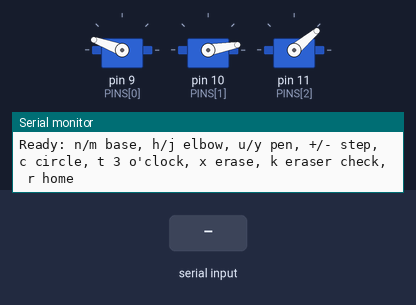
A sketch run on a simulated Arduino Mega 2560, built with avr-gcc and run on an emulated ATmega2560. Shown: 3 × servo, the last lines printed to the serial monitor. Inputs (shaded band) come from the test bench.

Above: at 1.2 s.
1.3 s: "k\n" received over Serial
At 3.9 s:
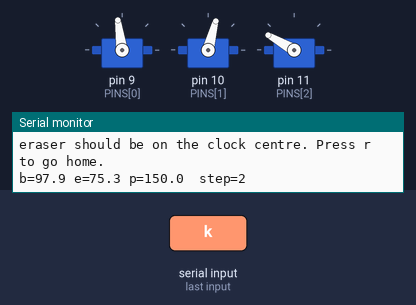
4.3 s: byte 99 ('c') received over Serial
At 4.63 s:
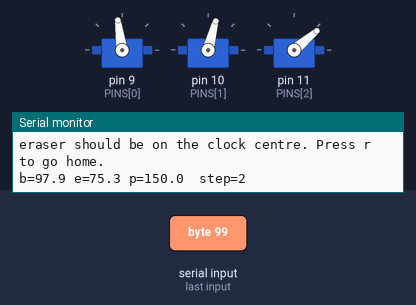
10.3 s: byte 116 ('t') received over Serial
16.3 s: byte 114 ('r') received over Serial
At 16.75 s:
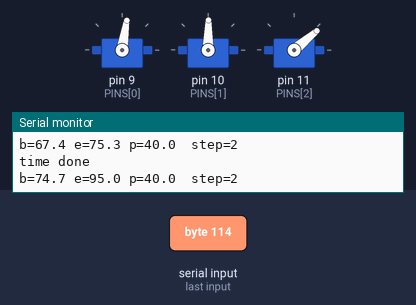
19.3 s: "c\n" received over Serial
At 21.53 s:
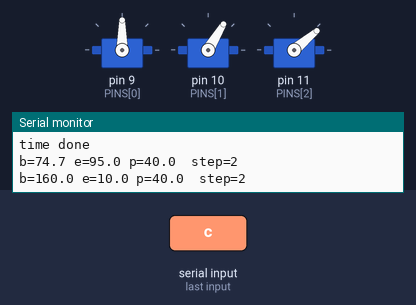
Timing chart, 0 to 23.3 s (numbered marks = the images above; inputs shaded):
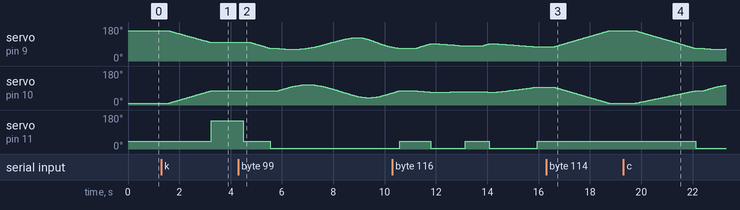

The sketch:

jog.ino
```cpp
// Drawing arm: jog + inverse kinematics + clock. Arduino Mega.
// Pins: base D9, elbow D10, pen D11.  Serial 115200 (works with jog.py).
//   n / m  base +/-     h / j  elbow +/-     u / y  pen +/-     + / -  step size
//   c  draw circle   t  draw hands at 3 o'clock   x  erase the hands   r  go home (servo b160, e10)
//   k  eraser calibration: puts the eraser on the clock centre and holds it there
// base + turns anticlockwise. Elbow servo runs the opposite way to the bend:
// servo angle = ELBOW_K - bend (bend 0 = links straight, + = clockwise).
// Coordinates in mm, origin = base shaft, +y up the board (12 o'clock).

#include <Servo.h>
#include <math.h>

const int PINS[3] = {9, 10, 11};      // base, elbow, pen
const char UP[3] = {'n', 'h', 'u'};
const char DN[3] = {'m', 'j', 'y'};

const float OFF = 60;                 // deg: where base 0 points
const float L1 = 160, L2 = 200;       // mm
const float ELBOW_K = 175;            // elbow servo angle = ELBOW_K - geometric bend
const float HOME_B = 160, HOME_E = 10;  // servo angles at home
const float PEN_UP = 40, PEN_DOWN = 4;    // measured with u / y
const float ERASE_DOWN = 150;             // pen servo angle with the eraser on the board
const float ERASER_BACK = -14;            // CALIBRATE: mm the eraser sits behind the pen tip along arm 2 (negative = beyond it)
const float ERASER_SIDE = 42;             // CALIBRATE: mm the eraser sits to the RIGHT of arm 2's line (looking elbow -> pen)
const float CX = 0, CY = 220, R = 80;     // clock centre and radius, mm
const int N = 180;                         // points around the circle
const int STEP_MS = 25;

const int CLOCK_H = 3, CLOCK_M = 0;        // time drawn by 't'
const float HOUR_LEN = 0.5 * R, MIN_LEN = 0.75 * R;
const float HAND_DX = 3, HAND_DY = -3;     // CALIBRATE: mm to nudge the DRAWN hands (+x right, +y up); eraser unaffected

Servo s[3];
float ang[3];
float toolL2 = L2;                         // straight-line distance elbow -> active tool tip
float toolAng = 0;                         // rad: tool tip direction minus arm 2 direction (+ = anticlockwise)
float toolDown = PEN_DOWN;

void usePen()    { toolL2 = L2; toolAng = 0; toolDown = PEN_DOWN; }
void useEraser() {
  float a = L2 - ERASER_BACK;
  toolL2 = hypot(a, ERASER_SIDE);
  toolAng = atan2(-ERASER_SIDE, a);         // right of the arm = clockwise
  toolDown = ERASE_DOWN;
}
int stepDeg = 2;

void setAng(int i, float a) {
  ang[i] = constrain(a, 0, 180);
  s[i].writeMicroseconds(544 + ang[i] * (2400 - 544) / 180.0);
}

void penTo(float a) { setAng(2, a); delay(300); }

// tool tip x,y (mm) -> base servo b, elbow servo e (deg). false if out of reach or outside 0..180.
// The tool tip is treated as a virtual arm from the elbow; toolAng corrects the real elbow bend.
bool ik(float x, float y, float &b, float &e) {
  float c2 = (x*x + y*y - L1*L1 - toolL2*toolL2) / (2 * L1 * toolL2);
  if (c2 < -1 || c2 > 1) return false;
  float er = acos(c2);                                   // elbow bend, 0..pi
  float t1 = atan2(y, x) + atan2(toolL2 * sin(er), L1 + toolL2 * cos(er));
  b = fmod(degrees(t1) - OFF + 720.0, 360.0);
  e = ELBOW_K - degrees(er + toolAng);                   // real arm-2 bend -> elbow servo angle
  return b <= 180 && e >= 0 && e <= 180;
}

void glide(float b, float e) {                           // both joints, smooth
  float b0 = ang[0], e0 = ang[1];
  int n = max(1, (int)max(fabs(b - b0), fabs(e - e0)));
  for (int k = 1; k <= n; k++) {
    setAng(0, b0 + (b - b0) * k / n);
    setAng(1, e0 + (e - e0) * k / n);
    delay(STEP_MS);
  }
}

void drawCircle() {
  float b, e;
  for (int k = 0; k <= N; k++) {                         // check every point first
    float t = 2 * PI * k / N;
    if (!ik(CX + R * cos(t), CY + R * sin(t), b, e)) { Serial.println("circle out of reach"); return; }
  }
  penTo(PEN_UP);
  ik(CX + R, CY, b, e);
  glide(b, e);                                           // travel to start, pen up
  penTo(toolDown);
  for (int k = 1; k <= N; k++) {
    float t = 2 * PI * k / N;
    ik(CX + R * cos(t), CY + R * sin(t), b, e);
    setAng(0, b); setAng(1, e);
    delay(STEP_MS);
  }
  penTo(PEN_UP);
  Serial.println("circle done");
}

// straight line from (x0,y0) to (x1,y1), pen down, 1 mm steps
bool drawLine(float x0, float y0, float x1, float y1) {
  float b, e;
  int n = max(1, (int)hypot(x1 - x0, y1 - y0));
  for (int k = 0; k <= n; k++)                           // check every point first
    if (!ik(x0 + (x1 - x0) * k / n, y0 + (y1 - y0) * k / n, b, e)) { Serial.println("line out of reach"); return false; }
  penTo(PEN_UP);
  ik(x0, y0, b, e);
  glide(b, e);                                           // travel to start, pen up
  penTo(toolDown);
  for (int k = 1; k <= n; k++) {
    ik(x0 + (x1 - x0) * k / n, y0 + (y1 - y0) * k / n, b, e);
    setAng(0, b); setAng(1, e);
    delay(STEP_MS);
  }
  penTo(PEN_UP);
  return true;
}

// hands from the centre; 12 o'clock = +y, angles go clockwise
void drawTime(int h, int m) {
  float ma = radians(90 - m * 6.0);
  float ha = radians(90 - ((h % 12) + m / 60.0) * 30.0);
  float ox = CX + HAND_DX, oy = CY + HAND_DY;           // where the hands meet
  drawLine(ox, oy, ox + HOUR_LEN * cos(ha), oy + HOUR_LEN * sin(ha));
  drawLine(ox, oy, ox + MIN_LEN * cos(ma), oy + MIN_LEN * sin(ma));
  Serial.println("time done");
}

// eraser: wipe along each hand, a little past its end, back and forth
void eraseTime(int h, int m) {
  const float EXTRA = 8;                                 // mm past the hand tip
  float ma = radians(90 - m * 6.0);
  float ha = radians(90 - ((h % 12) + m / 60.0) * 30.0);
  useEraser();
  for (int pass = 0; pass < 2; pass++) {
    drawLine(CX, CY, CX + (HOUR_LEN + EXTRA) * cos(ha), CY + (HOUR_LEN + EXTRA) * sin(ha));
    drawLine(CX, CY, CX + (MIN_LEN + EXTRA) * cos(ma), CY + (MIN_LEN + EXTRA) * sin(ma));
  }
  usePen();
  Serial.println("erase done");
}

// put the eraser on the clock centre and hold it, to check ERASER_BACK / ERASER_SIDE
void eraserCalib() {
  float b, e;
  useEraser();
  if (ik(CX, CY, b, e)) {
    penTo(PEN_UP); glide(b, e); penTo(ERASE_DOWN);
    Serial.println("eraser should be on the clock centre. Press r to go home.");
  } else Serial.println("centre out of reach for eraser");
  usePen();
}

void goHome() { penTo(PEN_UP); glide(HOME_B, HOME_E); }

void setup() {
  Serial.begin(115200);
  setAng(0, HOME_B); setAng(1, HOME_E); setAng(2, PEN_UP);   // set before attach: no jump
  for (int i = 0; i < 3; i++) s[i].attach(PINS[i]);
  Serial.println("Ready: n/m base, h/j elbow, u/y pen, +/- step, c circle, t 3 o'clock, x erase, k eraser check, r home");
}

void loop() {
  if (!Serial.available()) return;
  char c = Serial.read();
  if (c == '\n' || c == '\r') return;
  if (c == '+') stepDeg = min(10, stepDeg + 1);
  if (c == '-') stepDeg = max(1, stepDeg - 1);
  if (c == 'c') drawCircle();
  if (c == 't') drawTime(CLOCK_H, CLOCK_M);
  if (c == 'x') eraseTime(CLOCK_H, CLOCK_M);
  if (c == 'k') eraserCalib();
  if (c == 'r') goHome();
  for (int i = 0; i < 3; i++) {
    if (c == UP[i]) setAng(i, ang[i] + stepDeg);
    if (c == DN[i]) setAng(i, ang[i] - stepDeg);
  }
  Serial.print("b="); Serial.print(ang[0], 1);
  Serial.print(" e="); Serial.print(ang[1], 1);
  Serial.print(" p="); Serial.print(ang[2], 1);
  Serial.print("  step="); Serial.println(stepDeg);
}
```

Measured:
- after the input at 1.3 s, servo on pin 9 (PINS[0]): moves from 160° to 98° over 1.6 s, starting after 0.30 s; servo on pin 10 (PINS[1]): moves from 10° to 75° over 1.6 s, starting after 0.30 s; servo on pin 11 (PINS[2]): 40° → 150° after 1.9 s
- after the input at 4.3 s, servo on pin 11 (PINS[2]): 150° → 40° after 0.19 s, → 4° 1.1 s later
- after the input at 16.3 s, servo on pin 9 (PINS[0]): moves from 75° to 160° over 2.1 s, starting after 0.30 s; servo on pin 10 (PINS[1]): moves from 95° to 10° over 2.1 s, starting after 0.30 s
- after the input at 19.3 s, servo on pin 10 (PINS[1]): moves from 10° to 105° over 3.5 s, starting after 0.49 s; servo on pin 11 (PINS[2]): 40° → 4° after 2.8 s
